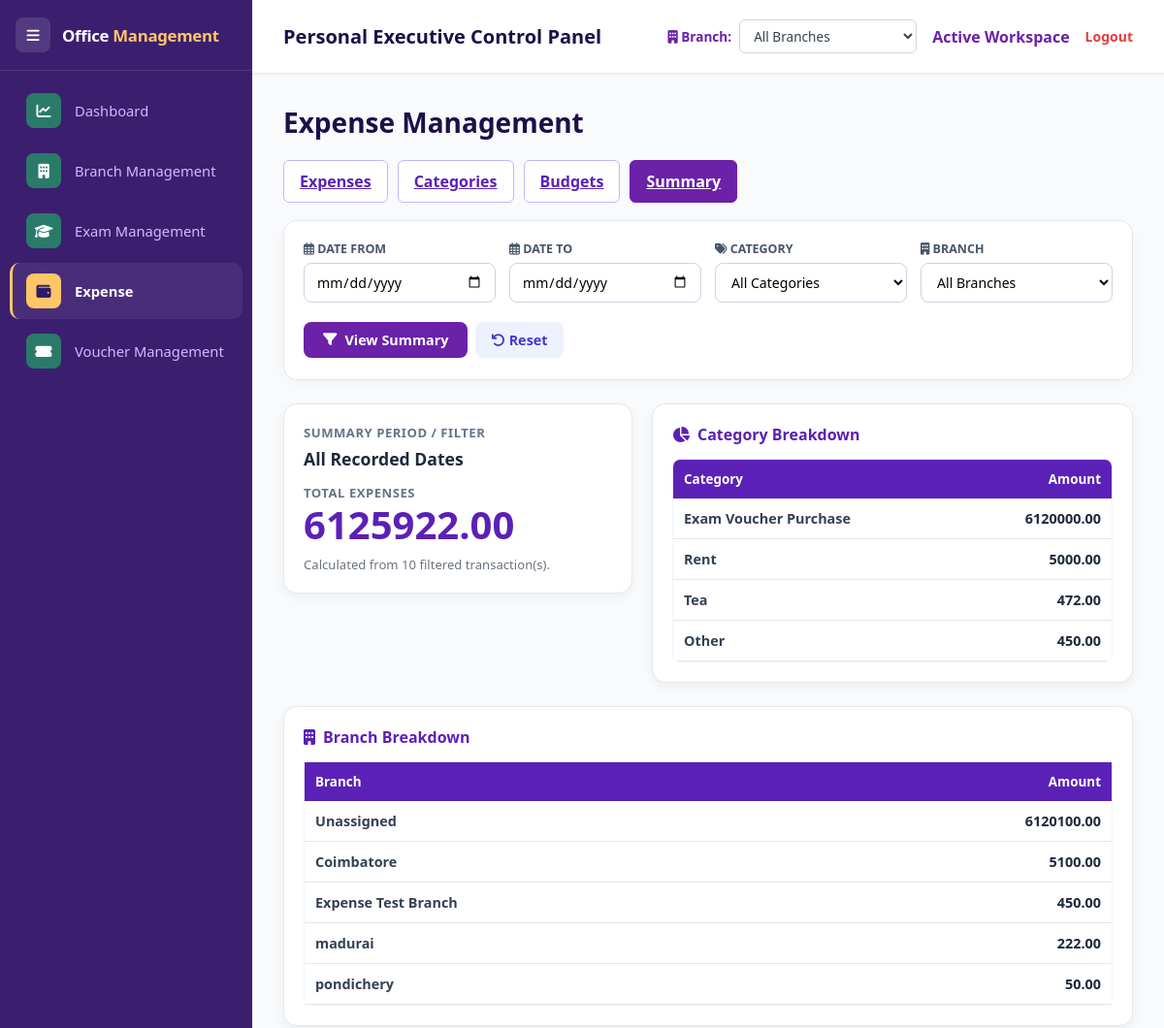
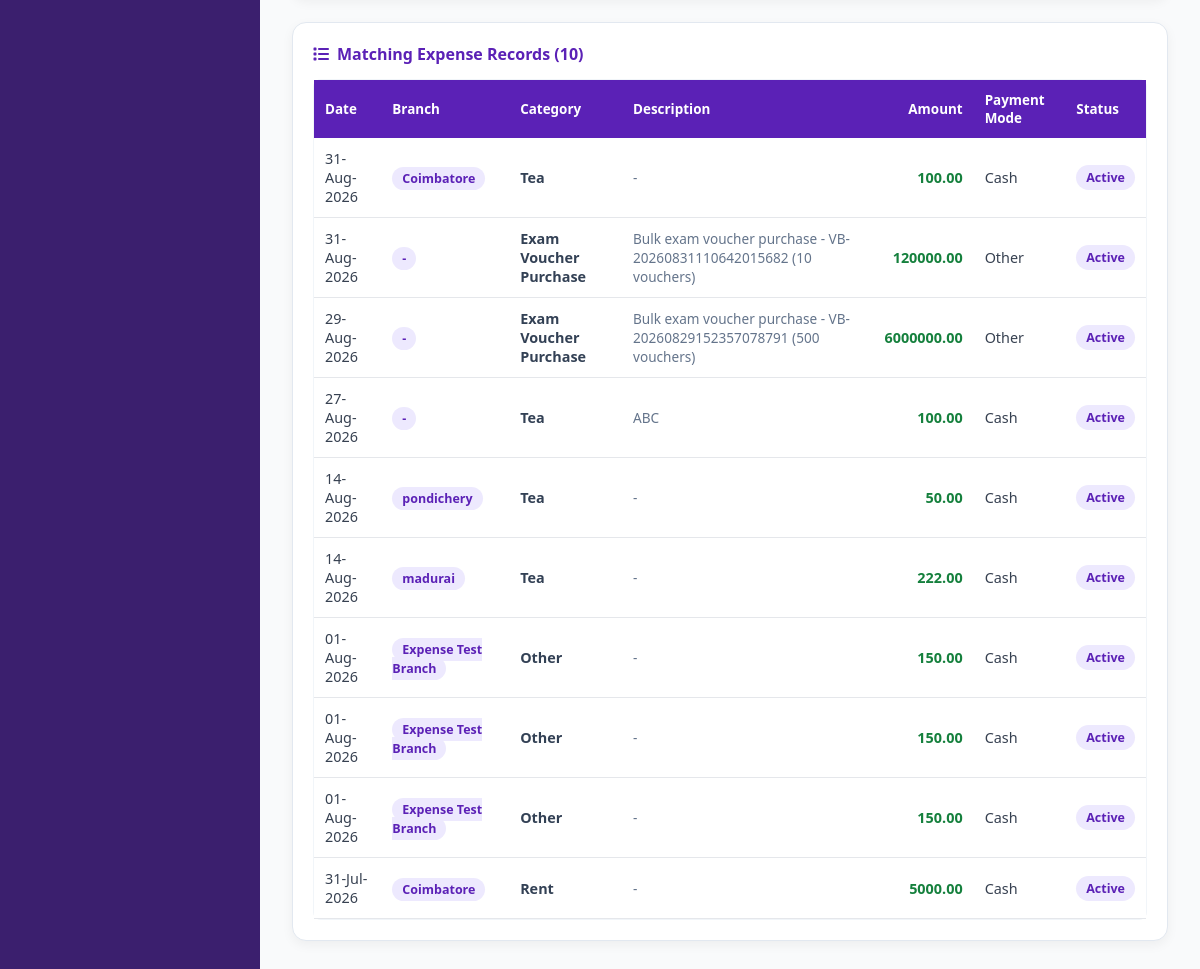
The app's page /expense/summary with its own data (2 pictures, top to bottom).
### apps/models.py (models this page shows)
class ExpenseCategory(db.Model):
    id = db.Column(db.Integer, primary_key=True)
    name = db.Column(db.String(100), unique=True, nullable=False)
    status = db.Column(db.String(20), default='Active')  # Active / Inactive
    created_at = db.Column(db.DateTime, default=datetime.utcnow)

class Branch(db.Model):
    id = db.Column(db.Integer, primary_key=True)
    branch_name = db.Column(db.String(150), unique=True, nullable=False)
    address = db.Column(db.String(300), nullable=True)
    contact_info = db.Column(db.String(150), nullable=True)
    region = db.Column(db.String(100), nullable=True)
    status = db.Column(db.String(20), default='Active')  # Active, Inactive
    created_at = db.Column(db.DateTime, default=datetime.utcnow)
    updated_at = db.Column(db.DateTime, default=datetime.utcnow, onupdate=datetime.utcnow)
    name = synonym('branch_name')
    location = synonym('address')

class Expense(db.Model):
    id = db.Column(db.Integer, primary_key=True)
    category = db.Column(db.String(50), nullable=False)  # legacy free-text category (kept for backward compatibility)
    amount = db.Column(db.Float, nullable=False)
    description = db.Column(db.Text)
    date_incurred = db.Column(db.DateTime, default=datetime.utcnow)
    branch_id = db.Column(db.Integer, db.ForeignKey('branch.id'), nullable=True)
    category_id = db.Column(db.Integer, db.ForeignKey('expense_category.id'), nullable=True)
    payment_mode = db.Column(db.String(50), nullable=True)  # Cash, Bank Transfer, UPI, Card, Other
    receipt_file = db.Column(db.String(400), nullable=True)
    status = db.Column(db.String(20), default='Active')  # Active / Cancelled
    created_at = db.Column(db.DateTime, default=datetime.utcnow)
    updated_at = db.Column(db.DateTime, default=datetime.utcnow, onupdate=datetime.utcnow)
    branch = db.relationship('Branch', backref='expenses')
    expense_category = db.relationship('ExpenseCategory', backref='expenses')
    employee_id = db.Column(db.Integer, db.ForeignKey('employee.id'), nullable=True, index=True)
    employee = db.relationship('Employee', backref='salary_expenses', foreign_keys=[employee_id])
    note = synonym('description')

### apps/expenses/routes.py (the view)
@expenses_bp.route('/expense/summary')
def expense_summary():
    from flask import session
    date_from = (request.args.get('date_from') or '').strip()
    date_to = (request.args.get('date_to') or '').strip()
    category_id = (request.args.get('category_id') or '').strip()
    branch_id = request.args.get('branch_id')
    if branch_id is None:
        active_branch = session.get('active_branch_id')
        branch_id = str(active_branch) if active_branch else ''
    else:
        branch_id = branch_id.strip()
    query = active_expenses_query()
    if branch_id.isdigit():
        query = query.filter(Expense.branch_id == int(branch_id))
    if category_id.isdigit():
        query = query.filter(Expense.category_id == int(category_id))
    if date_from:
        d_from = parse_date(date_from)
        if d_from:
            query = query.filter(Expense.date_incurred >= datetime(d_from.year, d_from.month, d_from.day))
    if date_to:
        d_to = parse_date(date_to)
        if d_to:
            query = query.filter(Expense.date_incurred <= datetime(d_to.year, d_to.month, d_to.day, 23, 59, 59))
    rows = query.order_by(Expense.date_incurred.desc()).all()
    total = sum(e.amount or 0 for e in rows)
    category_breakdown = {}
    branch_breakdown = {}
    for e in rows:
        cat_name = e.expense_category.name if e.expense_category else (e.category or 'Uncategorized')
        category_breakdown[cat_name] = category_breakdown.get(cat_name, 0) + (e.amount or 0)
        branch_name = e.branch.branch_name if e.branch else 'Unassigned'
        branch_breakdown[branch_name] = branch_breakdown.get(branch_name, 0) + (e.amount or 0)
    branches = Branch.query.order_by(Branch.branch_name.asc()).all()
    categories = ExpenseCategory.query.filter_by(status='Active').order_by(ExpenseCategory.name.asc()).all()
    label_parts = []
    if date_from and date_to:
        label_parts.append(f"{date_from} to {date_to}")
    elif date_from:
        label_parts.append(f"From {date_from}")
    elif date_to:
        label_parts.append(f"Until {date_to}")
    else:
        label_parts.append("All Recorded Dates")
    if category_id.isdigit():
        cat_obj = ExpenseCategory.query.get(int(category_id))
        if cat_obj:
            label_parts.append(f"Category: {cat_obj.name}")
    if branch_id.isdigit():
        br_obj = Branch.query.get(int(branch_id))
        if br_obj:
            label_parts.append(f"Branch: {br_obj.branch_name}")
    label = " • ".join(label_parts)
    return render_template(
        'expense_summary.html',
        date_from=date_from,
        date_to=date_to,
        category_id=category_id,
        branch_id=branch_id,
        branches=branches,
        categories=categories,
        label=label,
        total=total,
        category_breakdown=sorted(category_breakdown.items(), key=lambda x: -x[1]),
        branch_breakdown=sorted(branch_breakdown.items(), key=lambda x: -x[1]),
        expenses=rows,
    )

### apps/branches/routes.py (called while the page is built)
@branches_bp.app_context_processor
def inject_branch_switcher():
    try:
        switcher_branches = Branch.query.order_by(Branch.branch_name.asc()).all()
    except Exception:
        switcher_branches = []
    return {
        'switcher_branches': switcher_branches,
        'active_branch_id': session.get('active_branch_id'),
        'active_branch_name': session.get('active_branch_name', 'All Branches'),
    }

### apps/expenses/helpers.py (called while the page is built)
def active_expenses_query():
    return Expense.query.filter(Expense.status != 'Cancelled')

### templates/expense_summary.html (shortened to what this page needs)
{% extends "base.html" %}
{% block content %}
<div class="module-header">
    <h2>Expense Management</h2>
</div>
<div class="module-actions" style="margin-bottom:18px;">
    <a href="{{ url_for('expense_management') }}" class="tab-button">Expenses</a>
    <a href="{{ url_for('expenses.expense_categories') }}" class="tab-button">Categories</a>
    <a href="{{ url_for('expenses.expense_budgets') }}" class="tab-button">Budgets</a>
    <a href="{{ url_for('expenses.expense_summary') }}" class="tab-button active">Summary</a>
</div>
<div class="panel" style="margin-bottom:24px;background:#ffffff;border-radius:14px;border:1px solid #e2e8f0;box-shadow:0 4px 16px rgba(0,0,0,0.03);">
    <form method="GET" action="{{ url_for('expenses.expense_summary') }}" style="display:flex;gap:14px;flex-wrap:wrap;align-items:flex-end;">
        <div class="form-row" style="flex:1;min-width:160px;">
            <label style="font-weight:700;font-size:0.78rem;color:#475569;text-transform:uppercase;"><i class="far fa-calendar-alt"></i> Date From</label>
            <input type="date" name="date_from" value="{{ date_from }}" style="padding:9px 12px;border:1.5px solid #cbd5e1;border-radius:8px;font-size:0.88rem;">
        </div>
        <div class="form-row" style="flex:1;min-width:160px;">
            <label style="font-weight:700;font-size:0.78rem;color:#475569;text-transform:uppercase;"><i class="far fa-calendar-alt"></i> Date To</label>
            <input type="date" name="date_to" value="{{ date_to }}" style="padding:9px 12px;border:1.5px solid #cbd5e1;border-radius:8px;font-size:0.88rem;">
        </div>
        <div class="form-row" style="flex:1;min-width:180px;">
            <label style="font-weight:700;font-size:0.78rem;color:#475569;text-transform:uppercase;"><i class="fas fa-tags"></i> Category</label>
            <select name="category_id" style="padding:9px 12px;border:1.5px solid #cbd5e1;border-radius:8px;font-size:0.88rem;background:#fff;">
                <option value="">All Categories</option>
            </select>
        </div>
        <div class="form-row" style="flex:1;min-width:180px;">
            <label style="font-weight:700;font-size:0.78rem;color:#475569;text-transform:uppercase;"><i class="fas fa-building"></i> Branch</label>
            <select name="branch_id" style="padding:9px 12px;border:1.5px solid #cbd5e1;border-radius:8px;font-size:0.88rem;background:#fff;">
                <option value="">All Branches</option>
            </select>
        </div>
        <div class="button-row" style="display:flex;gap:8px;margin-bottom:2px;">
            <button class="btn-primary" type="submit" style="padding:9px 20px;border-radius:8px;font-weight:700;">
                <i class="fas fa-filter"></i> View Summary
            </button>
            <a href="{{ url_for('expenses.expense_summary') }}" class="btn-secondary" style="padding:9px 16px;border-radius:8px;text-decoration:none;font-weight:600;">
                <i class="fas fa-undo"></i> Reset
            </a>
        </div>
    </form>
</div>
<div class="module-grid" style="margin-bottom:24px;">
    <div class="panel" style="background:#ffffff;border-radius:14px;border:1px solid #e2e8f0;display:flex;flex-direction:column;justify-content:center;">
        <span style="font-size:0.82rem;font-weight:700;color:#64748b;text-transform:uppercase;letter-spacing:0.5px;">Summary Period / Filter</span>
        <h3 style="font-size:1.1rem;color:#1e293b;margin:6px 0 14px 0;font-weight:700;">{{ label }}</h3>
        <span style="font-size:0.82rem;font-weight:700;color:#64748b;text-transform:uppercase;letter-spacing:0.5px;">Total Expenses</span>
        <div style="font-size:2.5rem;font-weight:800;color:#5b21b6;line-height:1.2;">{{ '%.2f'|format(total) }}</div>
        <p class="muted" style="margin-top:8px;font-size:0.82rem;">Calculated from {{ expenses|length }} filtered transaction(s).</p>
    </div>
    <div class="panel" style="background:#ffffff;border-radius:14px;border:1px solid #e2e8f0;">
        <h3 style="color:#5b21b6;font-weight:700;margin-bottom:14px;display:flex;align-items:center;gap:8px;">
            <i class="fas fa-pie-chart"></i> Category Breakdown
        </h3>
        <div class="table-responsive" style="max-height:260px;overflow-y:auto;border:1px solid #f1f5f9;border-radius:8px;">
            <table class="data-table">
                <thead><tr><th>Category</th><th style="text-align:right;">Amount</th></tr></thead>
                <tbody>
                    {% for name, amount in category_breakdown %}
                    <tr>
                        <td style="font-weight:600;color:#334155;">{{ name }}</td>
                        <td style="text-align:right;font-weight:700;color:#1e293b;">{{ '%.2f'|format(amount) }}</td>
                    </tr>
                    {% else %}
                    <tr><td colspan="2" class="muted" style="text-align:center;padding:16px;">No expenses found for this filter.</td></tr>
                    {% endfor %}
                </tbody>
            </table>
        </div>
    </div>
</div>
<div class="panel" style="margin-bottom:24px;background:#ffffff;border-radius:14px;border:1px solid #e2e8f0;">
    <h3 style="color:#5b21b6;font-weight:700;margin-bottom:14px;display:flex;align-items:center;gap:8px;">
        <i class="fas fa-building"></i> Branch Breakdown
    </h3>
    <div class="table-responsive" style="border:1px solid #f1f5f9;border-radius:8px;">
        <table class="data-table">
            <thead><tr><th>Branch</th><th style="text-align:right;">Amount</th></tr></thead>
            <tbody>
                {% for name, amount in branch_breakdown %}
                <tr>
                    <td style="font-weight:600;color:#334155;">{{ name }}</td>
                    <td style="text-align:right;font-weight:700;color:#1e293b;">{{ '%.2f'|format(amount) }}</td>
                </tr>
                {% else %}
                <tr><td colspan="2" class="muted" style="text-align:center;padding:16px;">No expenses found for this filter.</td></tr>
                {% endfor %}
            </tbody>
        </table>
    </div>
</div>
{% if expenses %}
<div class="panel" style="background:#ffffff;border-radius:14px;border:1px solid #e2e8f0;">
    <h3 style="color:#5b21b6;font-weight:700;margin-bottom:14px;display:flex;align-items:center;gap:8px;">
        <i class="fas fa-list"></i> Matching Expense Records ({{ expenses|length }})
    </h3>
    <div class="table-responsive" style="border:1px solid #f1f5f9;border-radius:8px;">
        <table class="data-table">
            <thead>
                <tr>
                    <th>Date</th>
                    <th>Branch</th>
                    <th>Category</th>
                    <th>Description</th>
                    <th style="text-align:right;">Amount</th>
                    <th>Payment Mode</th>
                    <th>Status</th>
                </tr>
            </thead>
            <tbody>
                {% for e in expenses %}
                <tr>
                    <td>{{ e.date_incurred.strftime('%d-%b-%Y') if e.date_incurred else '-' }}</td>
                    <td><span style="background:#ede9fe;color:#5b21b6;padding:3px 10px;border-radius:12px;font-size:0.78rem;font-weight:700;">{{ e.branch.branch_name if e.branch else '-' }}</span></td>
                    <td style="font-weight:600;color:#334155;">{{ e.expense_category.name if e.expense_category else (e.category or '-') }}</td>
                    <td style="color:#64748b;font-size:0.85rem;">{{ e.description or '-' }}</td>
                    <td style="text-align:right;font-weight:700;color:#15803d;">{{ '%.2f'|format(e.amount or 0) }}</td>
                    <td>{{ e.payment_mode or '-' }}</td>
                    <td>
                        <span class="status-pill" style="{% if e.status == 'Cancelled' %}background:#fee2e2;color:#dc2626;{% endif %}">{{ e.status or 'Active' }}</span>
                    </td>
                </tr>
                {% endfor %}
            </tbody>
        </table>
    </div>
</div>
{% endif %}
{% endblock %}

### static/css/style.css (style rules this page uses)
:root { --primary-purple: #6B21A8; --dark-purple: #1e0f4a; --accent-pink: #EC4899; --light-pink: #FCE7F3; --bg-slate: #F9FAFB; --text-dark: #1F2937; --sidebar-width: 260px; }
* { margin: 0; padding: 0; box-sizing: border-box; font-family: 'Segoe UI', Tahoma, Geneva, Verdana, sans-serif; }
body { background-color: var(--bg-slate); color: var(--text-dark); display: flex; height: 100vh; overflow: hidden; }
.module-header { display:flex;justify-content:space-between;align-items:center;gap:16px;margin-bottom:20px;flex-wrap:wrap; }
.module-header h2 { color:var(--dark-purple);font-size:1.75rem; }
.module-grid { display:grid;grid-template-columns:minmax(280px,360px) 1fr;gap:20px;align-items:start; }
.panel { background:#fff;border:1px solid #e5e7eb;border-radius:8px;padding:20px;box-shadow:0 4px 12px rgba(0,0,0,0.05); }
.panel h3 { font-size:1rem;color:var(--primary-purple);margin-bottom:14px; }
.form-row { display:flex;flex-direction:column;gap:6px; }
.form-row label { font-size:0.78rem;font-weight:700;color:#4b5563;text-transform:uppercase; }
.form-row input,.form-row select,.form-row textarea { width:100%;padding:10px 12px;border:1px solid #d1d5db;border-radius:6px;font-size:0.92rem;background:#fff; }
.button-row { display:flex;gap:10px;flex-wrap:wrap;margin-top:6px; }
.btn-primary,.btn-secondary,.btn-danger { border:none;border-radius:6px;padding:10px 16px;font-weight:700;text-decoration:none;cursor:pointer;display:inline-flex;align-items:center;justify-content:center;gap:8px;font-size:0.9rem; }
.btn-primary { background:var(--primary-purple);color:#fff; }
.btn-secondary { background:#e5e7eb;color:#1f2937; }
.data-table { width:100%;border-collapse:collapse;background:#fff; }
.data-table th { background:#5B21B6;color:#fff;text-align:left;padding:11px;font-size:0.84rem; }
.data-table td { padding:11px;border-bottom:1px solid #e5e7eb;font-size:0.9rem;color:#374151; }
.status-pill { display:inline-flex;border-radius:999px;padding:4px 10px;background:#ede9fe;color:#5b21b6;font-weight:700;font-size:0.78rem; }
.muted { color:#6b7280;font-size:0.9rem; }
.module-actions { display:flex;gap:10px;align-items:center;flex-wrap:wrap; }
.tab-button { border:1px solid #c4b5fd;background:#fff;color:#5b21b6;border-radius:6px;padding:10px 16px;font-weight:700;cursor:pointer; }
.tab-button.active { background:var(--primary-purple);color:#fff;border-color:var(--primary-purple); }
.btn-secondary,.btn-danger { display:inline-block;padding:10px 16px;border-radius:8px;text-decoration:none;font-weight:700;border:0;cursor:pointer }
.btn-secondary { background:#eef2ff;color:#4338ca }

### records on screen
ExpenseCategory: name "Exam Voucher Purchase", amount "6120000.00"
ExpenseCategory: name "Rent", amount "5000.00"
ExpenseCategory: name "Tea", amount "472.00"
ExpenseCategory: name "Other", amount "450.00"
Branch: branch_name "Coimbatore", amount "5100.00"
Branch: branch_name "Expense Test Branch", amount "450.00"
Branch: branch_name "madurai", amount "222.00"
Branch: branch_name "pondichery", amount "50.00"
Expense: date_incurred "31-Aug-2026", branch "Coimbatore", expense_category "Tea", description "-", amount "100.00", payment_mode "Cash", status "Active"
Expense: date_incurred "31-Aug-2026", branch "-", expense_category "Exam Voucher Purchase", description "Bulk exam voucher purchase - VB-20260831110642015682 (10 vouchers)", amount "120000.00", payment_mode "Other", status "Active"
Expense: date_incurred "29-Aug-2026", branch "-", expense_category "Exam Voucher Purchase", description "Bulk exam voucher purchase - VB-20260829152357078791 (500 vouchers)", amount "6000000.00", payment_mode "Other", status "Active"
Expense: date_incurred "27-Aug-2026", branch "-", expense_category "Tea", description "ABC", amount "100.00", payment_mode "Cash", status "Active"
Expense: date_incurred "14-Aug-2026", branch "pondichery", expense_category "Tea", description "-", amount "50.00", payment_mode "Cash", status "Active"
Expense: date_incurred "14-Aug-2026", branch "madurai", expense_category "Tea", description "-", amount "222.00", payment_mode "Cash", status "Active"
Expense: date_incurred "01-Aug-2026", branch "Expense Test Branch", expense_category "Other", description "-", amount "150.00", payment_mode "Cash", status "Active"
Expense: date_incurred "01-Aug-2026", branch "Expense Test Branch", expense_category "Other", description "-", amount "150.00", payment_mode "Cash", status "Active"
Expense: date_incurred "01-Aug-2026", branch "Expense Test Branch", expense_category "Other", description "-", amount "150.00", payment_mode "Cash", status "Active"
Expense: date_incurred "31-Jul-2026", branch "Coimbatore", expense_category "Rent", description "-", amount "5000.00", payment_mode "Cash", status "Active"

### other values on screen
{{ label }} "All Recorded Dates"
{{ '%.2f'|format(total) }} "6125922.00"
{{ expenses|length }} "10"
{{ name }} "Unassigned"
{{ '%.2f'|format(amount) }} "6120100.00"
